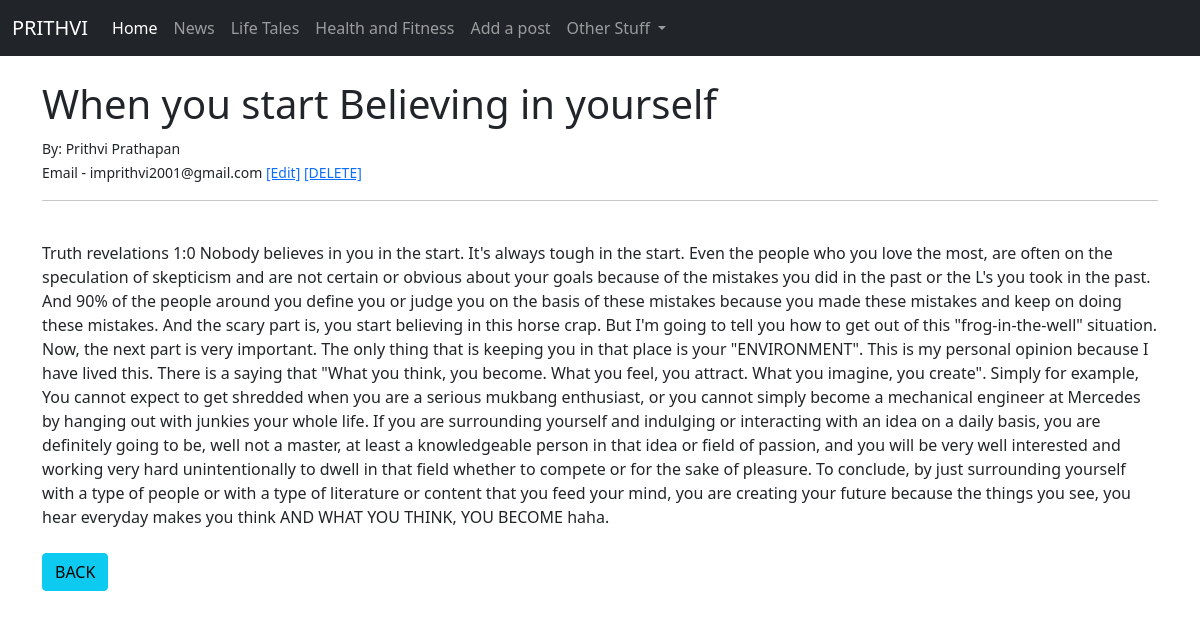
Page /article/5 on the committed database.
### theblog/models.py (models this page shows, shortened)
class Post(models.Model):
	title = models.CharField(max_length = 255)
	title_tag = models.CharField(max_length = 255)
	author = models.ForeignKey(User, on_delete = models.CASCADE)
	body = models.TextField()

### theblog/views.py (the view)
# urls.py: path('article/<int:pk>', ArticleDetailView.as_view(), name = "article-detail"),
class ArticleDetailView(DetailView):
	model = Post
	template_name = "article_detail.html"

### theblog/templates/article_detail.html (shortened to what this page needs)
{% extends 'base.html' %}
{% block content %}
<h1>{{ post.title }}</h1>
<small>
  By: {{ post.author.first_name }} {{ post.author.last_name }}<br/> Email -
{{ post.author.email }}
<a href="{% url 'update_post' post.pk %}"> [Edit]</a>
<a href="{% url 'delete_post' post.pk %}">[DELETE]</a>
 </small><br/>
<hr>
<br/>
{{ post.body }}
<br/><br/>
<a href="{% url 'home' %}" class="btn btn-info">BACK</a>
{% endblock %}

### rows in the picture
Post: title "When you start Believing in yourself", author.first_name "Prithvi", author.last_name "Prathapan", author.email "imprithvi2001@gmail.com", body "Truth revelations 1:0 Nobody believes in you in the start. It's always tough in the start. Even the people who you love the most, are often on the speculation of skepticism and are not certain or obvious about your goals because of the mistakes you did in the past or the L's you took in the past. And 90% of the people around you define you or judge you on the basis of these mistakes because you made these mistakes and keep on doing these mistakes. And the scary part is, you start believing in this horse crap. But I'm going to tell you how to get out of this \"frog-in-the-well\" situation. Now, the next part is very important. The only thing that is keeping you in that place is your…"
